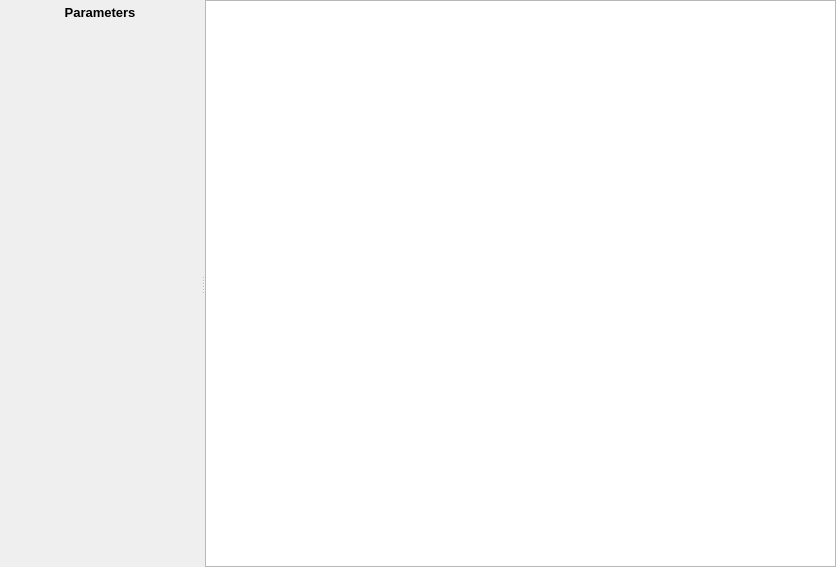
<?xml version="1.0" encoding="UTF-8"?>
<ui version="4.0">
 <class>MainWindow</class>
 <widget class="QMainWindow" name="MainWindow">
  <property name="geometry">
   <rect>
    <x>0</x>
    <y>0</y>
    <width>836</width>
    <height>567</height>
   </rect>
  </property>
  <property name="windowTitle">
   <string>AcousticNode</string>
  </property>
  <widget class="QWidget" name="centralWidget">
   <property name="sizePolicy">
    <sizepolicy hsizetype="Preferred" vsizetype="Preferred">
     <horstretch>0</horstretch>
     <verstretch>0</verstretch>
    </sizepolicy>
   </property>
   <layout class="QHBoxLayout" name="horizontalLayout">
    <property name="spacing">
     <number>0</number>
    </property>
    <property name="leftMargin">
     <number>0</number>
    </property>
    <property name="topMargin">
     <number>0</number>
    </property>
    <property name="rightMargin">
     <number>0</number>
    </property>
    <property name="bottomMargin">
     <number>0</number>
    </property>
    <item>
     <widget class="QSplitter" name="splitter">
      <property name="sizePolicy">
       <sizepolicy hsizetype="Expanding" vsizetype="Preferred">
        <horstretch>0</horstretch>
        <verstretch>0</verstretch>
       </sizepolicy>
      </property>
      <property name="orientation">
       <enum>Qt::Horizontal</enum>
      </property>
      <property name="opaqueResize">
       <bool>true</bool>
      </property>
      <property name="handleWidth">
       <number>5</number>
      </property>
      <property name="childrenCollapsible">
       <bool>true</bool>
      </property>
      <widget class="QWidget" name="parameterMainWidget" native="true">
       <property name="sizePolicy">
        <sizepolicy hsizetype="Maximum" vsizetype="Preferred">
         <horstretch>1</horstretch>
         <verstretch>0</verstretch>
        </sizepolicy>
       </property>
       <property name="minimumSize">
        <size>
         <width>200</width>
         <height>0</height>
        </size>
       </property>
       <property name="maximumSize">
        <size>
         <width>500</width>
         <height>16777215</height>
        </size>
       </property>
       <property name="baseSize">
        <size>
         <width>200</width>
         <height>0</height>
        </size>
       </property>
       <layout class="QVBoxLayout" name="verticalLayout">
        <property name="leftMargin">
         <number>0</number>
        </property>
        <property name="topMargin">
         <number>5</number>
        </property>
        <property name="rightMargin">
         <number>0</number>
        </property>
        <property name="bottomMargin">
         <number>5</number>
        </property>
        <item>
         <widget class="QWidget" name="parameterHeaderWidget" native="true">
          <property name="sizePolicy">
           <sizepolicy hsizetype="Preferred" vsizetype="Maximum">
            <horstretch>0</horstretch>
            <verstretch>0</verstretch>
           </sizepolicy>
          </property>
          <property name="font">
           <font>
            <weight>50</weight>
            <bold>false</bold>
           </font>
          </property>
          <property name="autoFillBackground">
           <bool>true</bool>
          </property>
          <layout class="QHBoxLayout" name="horizontalLayout_2" stretch="0">
           <property name="spacing">
            <number>0</number>
           </property>
           <property name="sizeConstraint">
            <enum>QLayout::SetDefaultConstraint</enum>
           </property>
           <property name="leftMargin">
            <number>0</number>
           </property>
           <property name="topMargin">
            <number>0</number>
           </property>
           <property name="rightMargin">
            <number>0</number>
           </property>
           <property name="bottomMargin">
            <number>0</number>
           </property>
           <item>
            <widget class="QLabel" name="label">
             <property name="sizePolicy">
              <sizepolicy hsizetype="Preferred" vsizetype="Preferred">
               <horstretch>0</horstretch>
               <verstretch>0</verstretch>
              </sizepolicy>
             </property>
             <property name="font">
              <font>
               <family>MS Shell Dlg 2</family>
               <pointsize>10</pointsize>
               <weight>75</weight>
               <bold>true</bold>
              </font>
             </property>
             <property name="frameShape">
              <enum>QFrame::Panel</enum>
             </property>
             <property name="frameShadow">
              <enum>QFrame::Plain</enum>
             </property>
             <property name="lineWidth">
              <number>0</number>
             </property>
             <property name="midLineWidth">
              <number>0</number>
             </property>
             <property name="text">
              <string>Parameters</string>
             </property>
             <property name="textFormat">
              <enum>Qt::PlainText</enum>
             </property>
             <property name="scaledContents">
              <bool>true</bool>
             </property>
             <property name="alignment">
              <set>Qt::AlignCenter</set>
             </property>
             <property name="margin">
              <number>5</number>
             </property>
            </widget>
           </item>
          </layout>
         </widget>
        </item>
        <item>
         <widget class="QWidget" name="parameterFormWidget" native="true">
          <property name="sizePolicy">
           <sizepolicy hsizetype="Preferred" vsizetype="MinimumExpanding">
            <horstretch>0</horstretch>
            <verstretch>0</verstretch>
           </sizepolicy>
          </property>
          <layout class="QFormLayout" name="formLayout">
           <property name="rowWrapPolicy">
            <enum>QFormLayout::WrapAllRows</enum>
           </property>
          </layout>
         </widget>
        </item>
       </layout>
      </widget>
      <widget class="FlowView" name="flowView">
       <property name="sizePolicy">
        <sizepolicy hsizetype="Expanding" vsizetype="Preferred">
         <horstretch>3</horstretch>
         <verstretch>0</verstretch>
        </sizepolicy>
       </property>
       <property name="minimumSize">
        <size>
         <width>400</width>
         <height>400</height>
        </size>
       </property>
       <property name="baseSize">
        <size>
         <width>500</width>
         <height>0</height>
        </size>
       </property>
      </widget>
     </widget>
    </item>
   </layout>
  </widget>
  <widget class="QMenuBar" name="menuBar">
   <property name="geometry">
    <rect>
     <x>0</x>
     <y>0</y>
     <width>836</width>
     <height>21</height>
    </rect>
   </property>
  </widget>
 </widget>
 <layoutdefault spacing="6" margin="11"/>
 <customwidgets>
  <customwidget>
   <class>FlowView</class>
   <extends>QGraphicsView</extends>
   <header location="global">FlowView</header>
  </customwidget>
 </customwidgets>
 <resources/>
 <connections/>
</ui>
